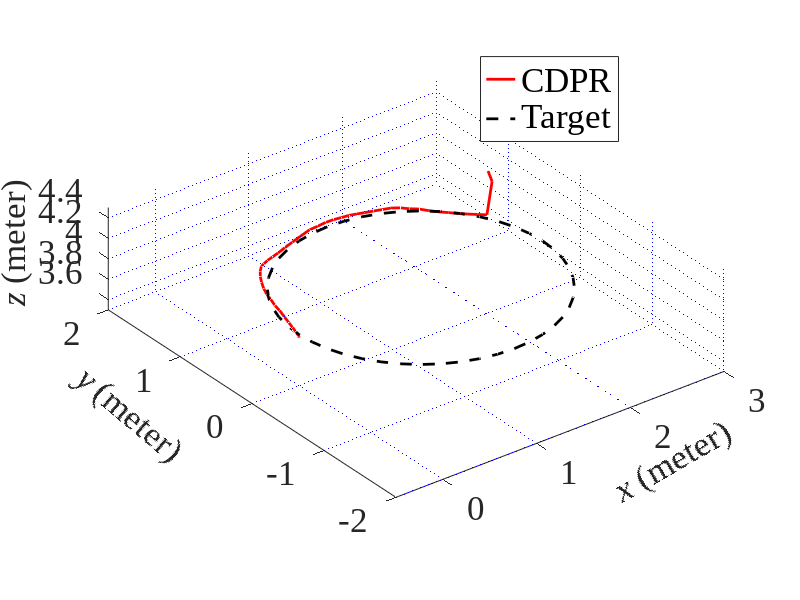

Here is the MATLAB script that generated this plot:

clc;
clear;
%%% 画固定的CDPR，大圆的轨迹

load('./21/fix_big/network_trajectry_02_0.mat')  % CDPR-big
r=1.3; %圆的半径为1
c=[r 0 4]; %圆心的坐标
delta = 30;
delta_begin1 = 3000;  % 都为3000
delta_begin2 = 100;  % 除了fixed_small为0，其他都尉3000

x = platform_pos(3000:delta:length(platform_pos)-delta_begin2,1);
y = platform_pos(3000:delta:length(platform_pos)-delta_begin2,2);
z = platform_pos(3000:delta:length(platform_pos)-delta_begin2,3);

% draw
figure();
plot3(x,y,z,'r-','LineWidth',2)

% standard trajectory
n=[0 0 1]; %法向量n
theta=(0:2*pi/length(x):2*pi)'; %theta角从0到2*pi
a=cross(n,[1 0 0]); %n与i叉乘，求取a向量
if ~any(a) %如果a为零向量，将n与j叉乘
    a=cross(n,[0 1 0]);
end
b=cross(n,a); %求取b向量
a=a/norm(a); %单位化a向量
b=b/norm(b); %单位化b向量

c1=c(1)*ones(size(theta,1),1);
c2=c(2)*ones(size(theta,1),1);
c3=c(3)*ones(size(theta,1),1);

x_c=c1+r*a(1)*cos(theta)+r*b(1)*sin(theta);%圆上各点的x坐标
y_c=c2+r*a(2)*cos(theta)+r*b(2)*sin(theta);%圆上各点的y坐标
z_c=c3+r*a(3)*cos(theta)+r*b(3)*sin(theta);%圆上各点的z坐标
hold on;
plot3(x_c,y_c,z_c,'k--','LineWidth',2)
grid on;

%%%%%%%%%%%%%%%%坐标轴相关设置
set(gca,'GridLineStyle',':','GridColor','b','GridAlpha',1);%添加网格虚线
set(gca,'FontName','Times New Roman','FontSize',25);
set(gca,'FontSize',25);
xlabel('\it\fontname{Times New Roman}x \rm(meter)','FontSize',25,'Rotation',30)
ylabel('\it\fontname{Times New Roman}y \rm(meter)','FontSize',25,'Rotation',-40)
zlabel('\it\fontname{Times New Roman}z \rm(meter)','FontSize',25)
hl20 = legend('CDPR','Target','FontName','Times New Roman','FontSize',25);
% hl20 = legend('RCDPR','Target','FontName','Times New Roman','FontSize',25);

set(hl20,'Box','on');
axis equal;
yticks([-2,-1,0,1,2])
xticks([0,1,2,3])
axis([-0.5,3,-2,2,3.5,4.5]) %big
% set(gca,'XTickLabelRotation',-45)
% title('(a)','fontsize',25,'position',[2,1.0])


